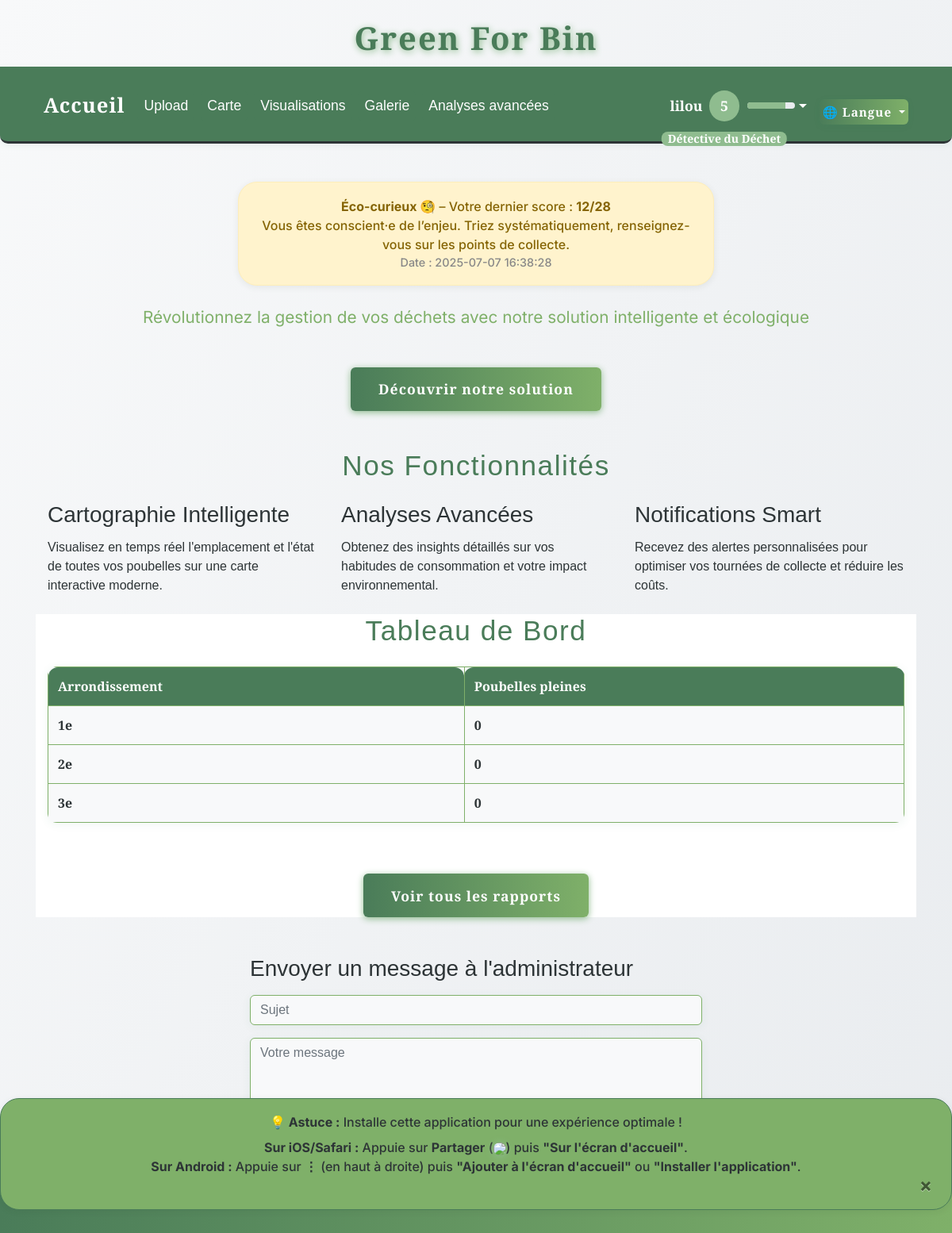
/ (signed in), run on the app's committed database.
### tables this page shows
CREATE TABLE users (
                id INTEGER PRIMARY KEY AUTOINCREMENT,
                username TEXT UNIQUE NOT NULL,
                password_hash TEXT NOT NULL,
                role TEXT NOT NULL DEFAULT 'user',
                created_at TEXT NOT NULL,
                last_login TEXT
            , xp INTEGER DEFAULT 0, email TEXT, arrondissement TEXT);

CREATE TABLE user_eco_analysis (
                id INTEGER PRIMARY KEY AUTOINCREMENT,
                user_id INTEGER NOT NULL,
                date_filled TEXT NOT NULL,
                score INTEGER NOT NULL,
                details TEXT,
                FOREIGN KEY(user_id) REFERENCES users(id)
            );

### app.py (the view)
@app.route('/', methods=['GET', 'POST'])
def index():
    if 'user_id' not in session:
        return redirect(url_for('login'))
    arr_stats = []
    last_eco = None
    if 'user_id' in session:
        try:
            with sqlite3.connect(DB_PATH) as conn:
                c = conn.cursor()
                c.execute("SELECT score, date_filled FROM user_eco_analysis WHERE user_id = ? ORDER BY date_filled DESC LIMIT 1", (session['user_id'],))
                row = c.fetchone()
                if row:
                    score, date_filled = row
                    if score >= 24:
                        conseil = 'Bravo ! Vos habitudes ont un impact positif. Continuez à inspirer les autres autour de vous. Essayez les défis zéro déchet, ou rejoignez une initiative locale.'
                        titre = 'Éco-expert 🌱'
                        alert = 'success'
                    elif score >= 18:
                        conseil = 'Vous avez de très bons réflexes. Pour progresser : essayez le compostage ou limitez les emballages.'
                        titre = 'Bon élève ♻️'
                        alert = 'info'
                    elif score >= 12:
                        conseil = 'Vous êtes conscient·e de l’enjeu. Triez systématiquement, renseignez-vous sur les points de collecte.'
                        titre = 'Éco-curieux 🧐'
                        alert = 'warning'
                    else:
                        conseil = 'Pas de panique ! Commencez par des gestes simples comme trier ou acheter en vrac. Chaque geste compte !'
                        titre = 'Débutant·e 🐣'
                        alert = 'danger'
                    last_eco = dict(score=score, date=date_filled, conseil=conseil, titre=titre, alert=alert)
        except Exception as e:
            print(f"[INDEX] Erreur récupération eco_analysis: {e}")
    try:
        with open(os.path.join('static', 'data', 'arrondissements.geojson'), encoding='utf-8') as f:
            arr_geo = json.load(f)
        with open(os.path.join('static', 'data', 'poubelles.json'), encoding='utf-8') as f:
            poubelles = json.load(f)
        arr_polys = []
        for feature in arr_geo['features']:
            arr_name = feature['properties'].get('nom', feature['properties'].get('l_ar'))
            arr_poly = shape(feature['geometry'])
            arr_polys.append((arr_name, arr_poly))
        arr_full_bins = {arr_name: 0 for arr_name, _ in arr_polys}
        for pb in poubelles:
            if pb.get('remplissage', '').startswith('pleine'):
                pt = Point(pb['lon'], pb['lat'])
                for arr_name, arr_poly in arr_polys:
                    if arr_poly.contains(pt):
                        arr_full_bins[arr_name] += 1
                        break
        for arr_name, _ in arr_polys:
            arr_stats.append({
                'arr': arr_name,
                'nb_pleines': arr_full_bins[arr_name]
            })
    except Exception as e:
        print(f"[INDEX] Erreur lors du calcul des stats par arrondissement: {e}")
        arr_stats = [
            {'arr': f"{i}e", 'nb_pleines': 0}
            for i in range(1, 21)
        ]
    print("arr_stats:", arr_stats)
    def arrondissement_key(stat):
        import re
        match = re.match(r"(\d+)", stat['arr'])
        return int(match.group(1)) if match else 0
    arr_stats = sorted(arr_stats, key=arrondissement_key)
    return render_template('about.html', arr_stats=arr_stats, last_eco=last_eco)

### templates/about.html (shortened to what this page needs)
{% extends "base.html" %}
{% block content %}
<header class="hero-header" id="home">
    <div id="pwa-install-banner" class="alert alert-success text-center" style="display:none; position:fixed; bottom:10px; left:0; right:0; z-index:9999;">
        <b>💡 Astuce :</b> Installe cette application pour une expérience optimale&nbsp;!
        <span id="pwa-manual-instructions" style="display:none;">
            <span class="d-block mt-2">
                <b>Sur iOS/Safari&nbsp;:</b> Appuie sur <b>Partager</b> (<img src="https://upload.wikimedia.org/wikipedia/commons/thumb/5/5f/Share_icon_iOS.png/24px-Share_icon_iOS.png" style="height:18px;vertical-align:middle;">) puis <b>"Sur l'écran d'accueil"</b>.<br>
                <b>Sur Android&nbsp;:</b> Appuie sur <b>⋮</b> (en haut à droite) puis <b>"Ajouter à l'écran d'accueil"</b> ou <b>"Installer l'application"</b>.
            </span>
        </span>
        <button type="button" class="close" onclick="document.getElementById('pwa-install-banner').style.display='none';">&times;</button>
    </div>
    {% if last_eco %}
    <div class="container my-4">
        <div class="alert alert-{{ last_eco.alert }} text-center" style="max-width:600px; margin:0 auto;">
            <b>{{ _(last_eco.titre) }}</b> – {{ _('Votre dernier score :') }} <b>{{ last_eco.score }}/28</b><br>
            <span>{{ _(last_eco.conseil) }}</span>
            <div style="font-size:0.9em; color:#888;">{{ _('Date :') }} {{ last_eco.date }}</div>
        </div>
    </div>
    {% endif %}
    <div class="hero-content">
        <p class="hero-subtitle text-center">{{ _("Révolutionnez la gestion de vos déchets avec notre solution intelligente et écologique") }}</p>
        <div class="d-flex justify-content-center mt-4 mb-5">
            <a href="#features" class="btn btn-primary btn-lg hero-cta">{{ _("Découvrir notre solution") }}</a>
        </div>
    </div>
</header>
<section class="section" id="features">
    <div class="container">
        <h2 class="section-title">{{ _("Nos Fonctionnalités") }}</h2>
        <div class="row justify-content-center">
            <div class="col-md-4 mb-4">
                <div class="modern-card fade-in-up">
                    <h3 class="card-title">{{ _("Cartographie Intelligente") }}</h3>
                    <p class="card-text">{{ _("Visualisez en temps réel l'emplacement et l'état de toutes vos poubelles sur une carte interactive moderne.") }}</p>
                </div>
            </div>
            <div class="col-md-4 mb-4">
                <div class="modern-card fade-in-up" style="animation-delay: 0.2s;">
                    <h3 class="card-title">{{ _("Analyses Avancées") }}</h3>
                    <p class="card-text">{{ _("Obtenez des insights détaillés sur vos habitudes de consommation et votre impact environnemental.") }}</p>
                </div>
            </div>
            <div class="col-md-4 mb-4">
                <div class="modern-card fade-in-up" style="animation-delay: 0.4s;">
                    <h3 class="card-title">{{ _("Notifications Smart") }}</h3>
                    <p class="card-text">{{ _("Recevez des alertes personnalisées pour optimiser vos tournées de collecte et réduire les coûts.") }}</p>
                </div>
            </div>
        </div>
    </div>
</section>
<section class="section" id="stats" style="background: white;">
    <div class="container">
        <h2 class="section-title">{{ _("Tableau de Bord") }}</h2>
        <div class="row">
            <div class="col-12">
                <div class="modern-table">
                    <table class="table table-hover mb-0">
                        <thead>
                            <tr>
                                <th>{{ _("Arrondissement") }}</th>
                                <th>{{ _("Poubelles pleines") }}</th>
                            </tr>
                        </thead>
                        <tbody>
                        {% for stat in arr_stats[:3] %}
                            <tr>
                                <td>{{ stat.arr }}</td>
                                <td>{{ stat.nb_pleines }}</td>
                            </tr>
                        {% endfor %}
                        </tbody>
                    </table>
                </div>
            </div>
        </div>
        <div class="text-center mt-5 mb-5">
            <a href="{{ url_for('stats') }}" class="btn btn-primary btn-lg">{{ _("Voir tous les rapports") }}</a>
        </div>
    </div>
</section>
<div class="container mt-5" style="max-width:600px;">
    <h3 class="mb-3">{{ _("Envoyer un message à l'administrateur") }}</h3>
    <form method="POST" action="{{ url_for('about') }}">
        <div class="mb-3">
            <input type="text" name="subject" class="form-control" placeholder="{{ _('Sujet') }}" required>
        </div>
        <div class="mb-3 position-relative">
            <div style="position: absolute; bottom: 0.5rem; right: 0.7rem;">
                <button type="submit" name="send_message" class="btn btn-success">{{ _("Envoyer") }}</button>
            </div>
        </div>
    </form>
</div>
{% endblock %}

### templates/base.html (shortened to what this page needs)
<!DOCTYPE html>
<html lang="{{ get_locale() }}">
<head>
    <link href="https://cdn.jsdelivr.net/npm/bootstrap@4.6.2/dist/css/bootstrap.min.css" rel="stylesheet">
    <link href="{{ url_for('static', filename='css/style.css') }}" rel="stylesheet">
    <link href="{{ url_for('static', filename='css/greenforbin.css') }}" rel="stylesheet">
</head>
<body>
    <header>
        <h1>{{ _('Green For Bin') }}</h1>
        <nav class="navbar navbar-expand-lg navbar-dark bg-dark">
            <div class="container-fluid">
                <a class="navbar-brand" href="{{ url_for('about') }}">{{ _('Accueil') }}</a>
                <div class="collapse navbar-collapse" id="navbarNav">
                    <ul class="navbar-nav">
                        <li class="nav-item">
                            <a class="nav-link" href="{{ url_for('upload') }}">{{ _('Upload') }}</a>
                        </li>
                        <li class="nav-item">
                            <a class="nav-link" href="{{ url_for('map_view') }}">{{ _('Carte') }}</a>
                        </li>
                        <li class="nav-item">
                            <a class="nav-link" href="{{ url_for('stats') }}">{{ _('Visualisations') }}</a>
                        </li>
                        <li class="nav-item">
                            <a class="nav-link" href="{{ url_for('gallery') }}">{{ _('Galerie') }}</a>
                        </li>
                        <li class="nav-item">
                            <a class="nav-link" href="{{ url_for('analyses_avancees') }}">{{ _('Analyses avancées') }}</a>
                        </li>
                    </ul>
                    <ul class="navbar-nav ml-auto" style="margin-left:auto;">
                    <div class="d-flex align-items-center ml-auto" style="margin-left:auto;">
                        {% if session.get('user_id') %}
                            <li class="nav-item dropdown">
                                <a class="nav-link dropdown-toggle d-flex align-items-center" href="#" id="userDropdown" role="button" data-toggle="dropdown" aria-haspopup="true" aria-expanded="false" style="font-weight:bold; color: var(--cream) !important;">
                                    {{ session.get('username') }}
                                    {% set lvl = user_level() %}
                                    <span class="badge badge-pill ml-2" style="background: #8fbc8f; color: #fff; font-size: 1em; min-width:2.2em; height:2.2em; display:flex; align-items:center; justify-content:center; border-radius:50%; position:relative;">
                                        {{ lvl.level }}
                                        <span style="position:absolute; bottom:-2.2em; left:50%; transform:translateX(-50%); font-size:0.8em; color:#fff; white-space:nowrap; background:#8fbc8f; border-radius:8px; padding:2px 8px;">{{ _(lvl.title) }}</span>
                                    </span>
                                    <div style="width:60px; height:8px; background:#e9ecef; border-radius:4px; margin-left:10px; overflow:hidden; position:relative;">
                                        <div style="width:{{ lvl.progress }}%; height:100%; background:#8fbc8f;"></div>
                                    </div>
                                </a>
                            </li>
                        {% endif %}
                    </ul>
                        <form class="form-inline" method="get" action="#" id="langDropdownForm" style="margin:0; padding:0;">
                            <div class="dropdown lang-switch" style="font-size:0.95rem;">
                                <button class="btn btn-outline-light dropdown-toggle p-1" type="button" id="langDropdown" data-toggle="dropdown" aria-haspopup="true" aria-expanded="false" style="font-size:0.95rem; min-width:90px; height:32px; line-height:1.1; padding:2px 10px;">
                                    {% if get_locale() == 'fr' %}🇫🇷 Français{% elif get_locale() == 'en' %}🇬🇧 English{% else %}🌐 Langue{% endif %}
                                </button>
                            </div>
                        </form>
                    </div>
                </div>
        </nav>
    </header>
    <div class="container mt-4">
        {% block content %}{% endblock %}
    </div>
    <footer class="footer-efrei mt-auto py-3">
        <div class="container text-center">
            <span>&copy; EFREI 2025</span>
        </div>
    </footer>
</body>
</html>

### data on the page
users: get "lilou"
user_eco_analysis: score "12", date "2025-07-07 16:38:28"

### other printed values
{{ lvl.level }} "5"
{{ stat.arr }} "1e" "2e" "3e"
{{ stat.nb_pleines }} "0" "0" "0"
